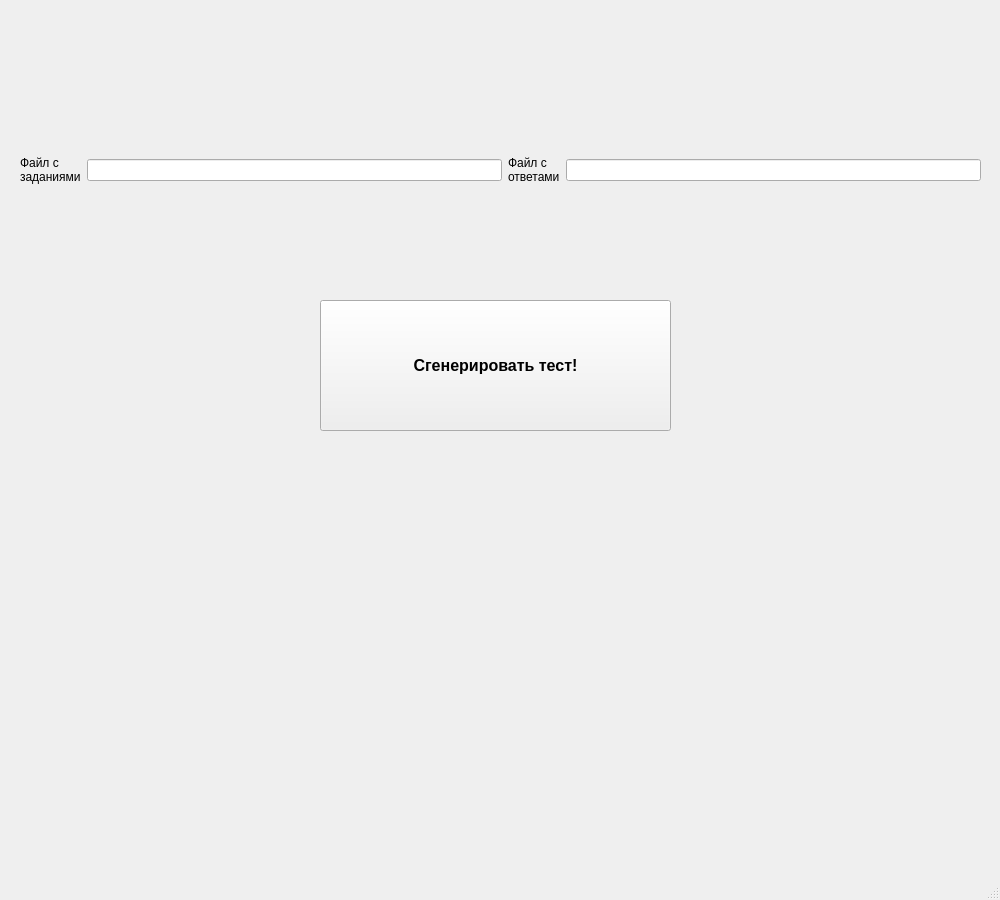
<?xml version="1.0" encoding="UTF-8"?>
<ui version="4.0">
 <class>MainWindow</class>
 <widget class="QMainWindow" name="MainWindow">
  <property name="geometry">
   <rect>
    <x>0</x>
    <y>0</y>
    <width>1000</width>
    <height>900</height>
   </rect>
  </property>
  <property name="windowTitle">
   <string>MainWindow</string>
  </property>
  <widget class="QWidget" name="centralwidget">
   <widget class="QWidget" name="horizontalLayoutWidget">
    <property name="geometry">
     <rect>
      <x>20</x>
      <y>130</y>
      <width>961</width>
      <height>80</height>
     </rect>
    </property>
    <layout class="QHBoxLayout" name="horizontalLayout">
     <item>
      <widget class="QLabel" name="label_task">
       <property name="text">
        <string>Файл с
заданиями</string>
       </property>
      </widget>
     </item>
     <item>
      <widget class="QLineEdit" name="input_task"/>
     </item>
     <item>
      <widget class="QLabel" name="label_ans">
       <property name="text">
        <string>Файл с
ответами</string>
       </property>
      </widget>
     </item>
     <item>
      <widget class="QLineEdit" name="input_ans"/>
     </item>
    </layout>
   </widget>
   <widget class="QPushButton" name="generate_btn">
    <property name="geometry">
     <rect>
      <x>320</x>
      <y>300</y>
      <width>351</width>
      <height>131</height>
     </rect>
    </property>
    <property name="font">
     <font>
      <pointsize>12</pointsize>
      <weight>75</weight>
      <bold>true</bold>
     </font>
    </property>
    <property name="cursor">
     <cursorShape>PointingHandCursor</cursorShape>
    </property>
    <property name="text">
     <string>Сгенерировать тест!</string>
    </property>
   </widget>
   <widget class="QLabel" name="error_lbl">
    <property name="enabled">
     <bool>true</bool>
    </property>
    <property name="geometry">
     <rect>
      <x>320</x>
      <y>520</y>
      <width>271</width>
      <height>101</height>
     </rect>
    </property>
    <property name="font">
     <font>
      <pointsize>12</pointsize>
     </font>
    </property>
    <property name="cursor">
     <cursorShape>ArrowCursor</cursorShape>
    </property>
    <property name="text">
     <string>                                                                 </string>
    </property>
    <property name="alignment">
     <set>Qt::AlignCenter</set>
    </property>
   </widget>
  </widget>
  <widget class="QMenuBar" name="menubar">
   <property name="geometry">
    <rect>
     <x>0</x>
     <y>0</y>
     <width>1000</width>
     <height>21</height>
    </rect>
   </property>
  </widget>
  <widget class="QStatusBar" name="statusbar"/>
 </widget>
 <resources/>
 <connections/>
</ui>
